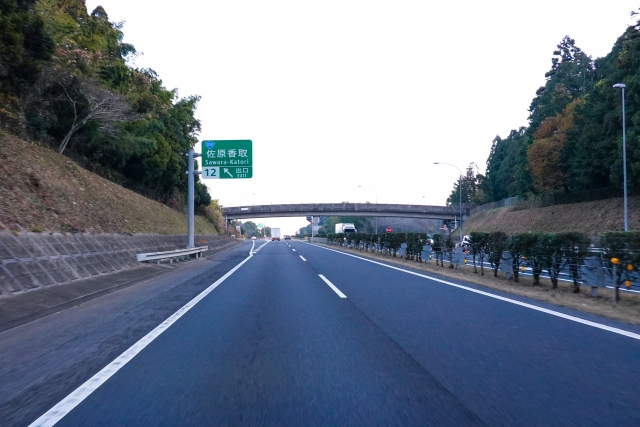
#> input picture sample_s.jpg, 640 x 427 px
$ python hough.py
#> lines starting #> are read from the running program, lines starting #| are printed output that depends on the picture; after the words box and inside, x2 and y2 are one past the last pixel; in counts of white or black regions, pixels touching at a corner belong together
import cv2
import numpy as np
from matplotlib import pyplot as plt

def draw_line(img, theta, rho):
    h, w = img.shape[:2]
    if np.isclose(np.sin(theta), 0):
        x1, y1 = rho, 0
        x2, y2 = rho, h
    else:
        calc_y = lambda x: rho / np.sin(theta) - x * np.cos(theta) / np.sin(theta)
        x1, y1 = 0, calc_y(0)
        x2, y2 = w, calc_y(w)

    # float -> int
    x1, y1, x2, y2 = list(map(int, [x1, y1, x2, y2]))

    cv2.line(img, (x1, y1), (x2, y2), (0, 0, 255), 2)


img = cv2.imread('sample_s.jpg')
#> img is the input picture: shape (427, 640, 3); mean B, G, R 141.3, 125.3, 114.3

gray = cv2.cvtColor(img, cv2.COLOR_BGR2GRAY)
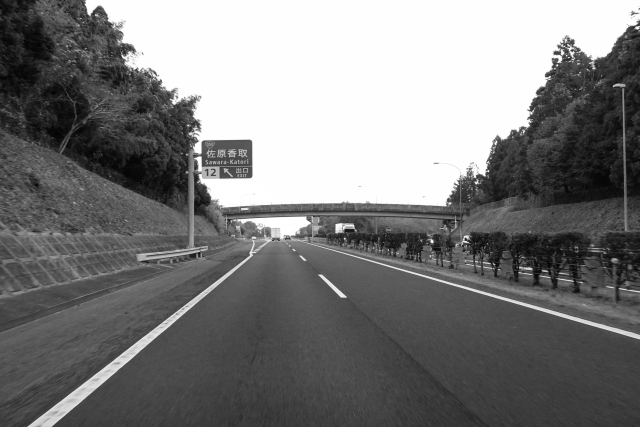
#> gray: shape (427, 640); min 2, max 255, mean 123.8

# Canny 法で2値化する。
edges = cv2.Canny(gray, 150, 300, L2gradient=True)
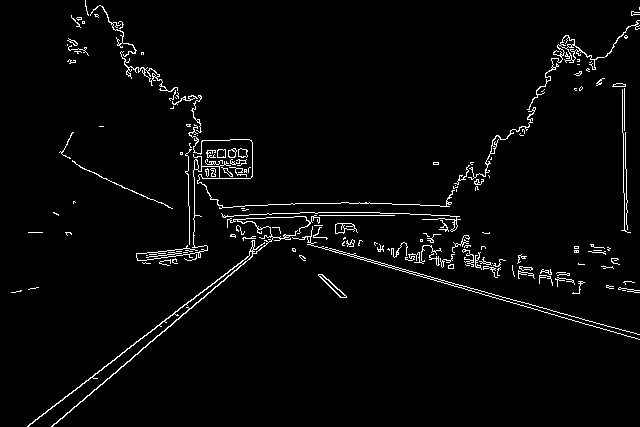
#> edges: shape (427, 640); 2.8% white in thin lines or dots

lines = cv2.HoughLines(edges, 1, np.pi / 180, 100)
#> lines = 23 rows, first 8: [353, 0.908], [149, 1.85], [157, 1.83], [147, 1.85], [358, 0.873], [356, 0.855], [140, 1.87], [187, 1.73]

# 直線を描画する。
if lines is not None:
    for rho, theta in lines.squeeze(axis=1):
        draw_line(img, theta, rho)
#> this loop made 23 passes
#> (rho, theta, y1 in draw_line, y2 in draw_line) on passes 1 to 12: (353, 0.908, 447, -52), (149, 1.85, 155, 338), (157, 1.83, 162, 334), (147, 1.85, 152, 336), (358, 0.873, 467, -69), (356, 0.855, 471, -84), (140, 1.87, 146, 342), (187, 1.73, 189, 290), (355, 0.925, 444, -37), (-620, 3.12, -35525, 1140), (189, 1.73, 191, 292), (178, 1.75, 180, 293)
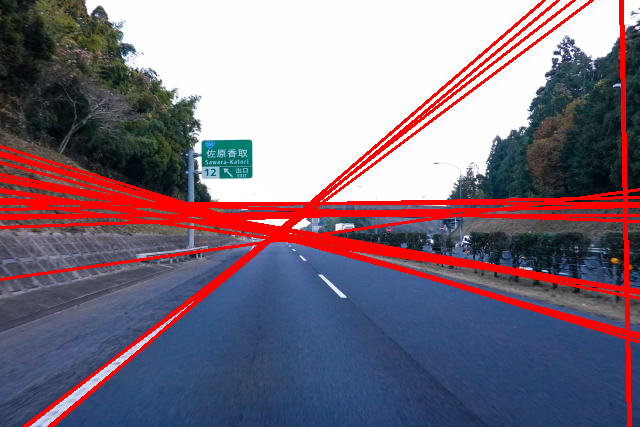
#> img: shape (427, 640, 3); 10.72% of pixels changed, all inside (x1, y1, x2, y2) = (0, 0, 640, 427)

cv2.imshow('Window', img)
cv2.waitKey()
cv2.destroyAllWindows()
cv2.imwrite('hough.png', img)
